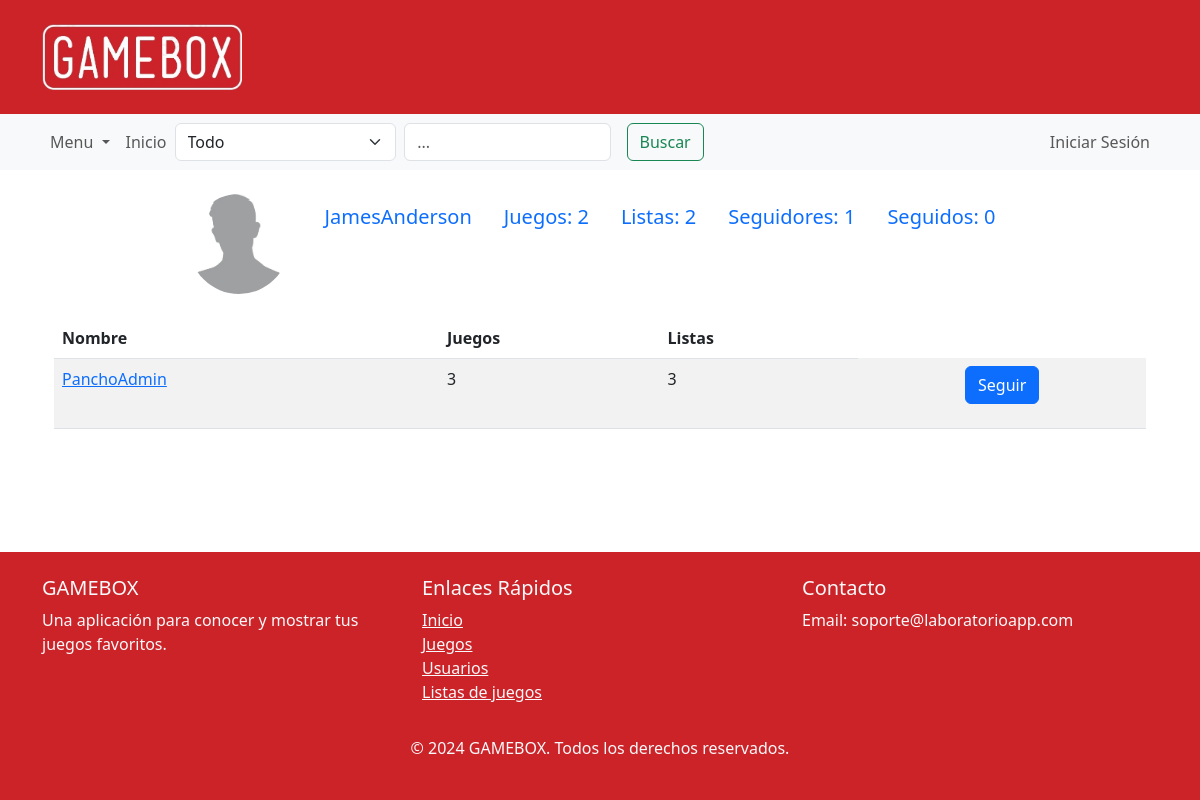
Screenshot of /followers/11 with the database file from the repository.
### domain/models.py (models this page shows, shortened)
class Usuario(models.Model):
    nickname = models.CharField(max_length=30, unique=True)
    foto = models.ImageField(upload_to="media/usuarios/", default="media/usuarios/generica.jpg")
    cuenta = models.OneToOneField(User, on_delete=models.CASCADE)
    objects = UsuarioManager()
    def __str__(self):
        return self.nickname
    def cant_listas_de_juegos(self):
        return self.listas_de_juegos.count()
    def cant_juegos_jugados(self):
        return self.reseñas.count()
    def cant_seguidores(self):
        return self.seguido_por.count()
    def cant_seguidos(self):
        return self.sigue_a.count()

### domain/views.py (the view)
# urls.py: path('followers/<int:id>', SeguidoresController.as_view(), name="followers"),
class SeguidoresController(TemplateView):
    template_name = "accounts/seguidores.html"
    def get_context_data(self, **kwargs):
        context = super().get_context_data(**kwargs)
        user_id = self.kwargs.get('id')
        usuario = Usuario.objects.get(id=user_id)
        user_session = Usuario.objects.get_user_from_request(self.request)
        loSigue = Siguen.objects.filter(seguidor=user_session, seguido=usuario).exists()
        session = Usuario.objects.sesion_perfil_match(user_session,usuario)
        seguidores_relacion = usuario.seguido_por.all()
        seguidores = [relacion.seguidor for relacion in seguidores_relacion]
        follows = self.get_seguidores_con_follow_session(seguidores, user_session)
        context['seguidores'] = seguidores
        context['session'] = session
        context['losigue'] = loSigue
        context['follows'] = follows
        context['userinfo'] = usuario
        return context
    def get_seguidores_con_follow_session(self,seguidores,user_session):
        follows = []
        for seguidor in seguidores:
            follow = Siguen.objects.filter(seguidor=user_session, seguido=seguidor).exists()
            follows.append({
                    'seguidor' : seguidor,
                    'follow': follow
                })
        print(follows)
        return follows

### domain/context_processors.py (called while the page is built)
def search_form(request):
    user_session = Usuario.objects.get_user_from_request(request)
    return {'user_session': user_session}

### domain/models.py (called while the page is built)
    def get_user_from_request(self, request):
        if request.user.is_authenticated:
            try:
                return self.get(cuenta=request.user)
            except self.model.DoesNotExist:
                return None
        return None

    def sesion_perfil_match(self,user_session,user):
        session=False
        if user_session:
            session = user == user_session
        return session

### domain/templates/accounts/seguidores.html (shortened to what this page needs)
<!DOCTYPE html>
{% extends 'accounts/profile.html' %}
{% block content %}
<div class="container">
  <table class="table table-striped">
    <thead>
      <tr>
        <th scope="col">Nombre</th>
        <th scope="col">Juegos</th>
        <th scope="col">Listas</th>
      </tr>
    </thead>
    <tbody>
      {% for contenido in follows %}
      <tr>
        <td>
          <a href="{% url 'profile' id=contenido.seguidor.id %}">{{ contenido.seguidor.nickname }}</a>
        </td>
        <td>{{ contenido.seguidor.cant_juegos_jugados }}</td>
        <td>{{ contenido.seguidor.cant_listas_de_juegos }}</td>
        <td>
        <div class="text-center mb-3">
            {% if not contenido.follow %}
            <form method="post" action="{% url 'seguir_usuario' usuario_id=contenido.seguidor.id %}?next={{ request.path }}">
              <button type="submit" class="btn btn-primary">Seguir</button>
            </form>
            {% else %}
            <form method="post" action="{% url 'dejarSeguirUsuario' usuario_id=contenido.seguidor.id %}?next={{ request.path }}">
              {% csrf_token %}
              <button type="submit" class="btn btn-secondary">Dejar De Seguir</button>
            </form>
            {% endif %}
        </div>
        </td>
      </tr>
      {% endfor %}
    </tbody>
  </table>
</div>
{% endblock %}

### domain/templates/navs/profile_nav.html (shortened to what this page needs)
<!DOCTYPE html>
<html lang="en">
<head>
</head>
<body>
<div class="container">
    <br>
    <ul class="nav justify-content-center">
        {% if session %}
        <li class="nav-item">
            <img src="{{ user_session.foto.url }}" alt="Foto de perfil" class="profile-img">
        </li>
        <li class="nav-item">
          <a class="nav-link active" aria-current="page" href="{% url 'profile' id=user_session.id %}">
              <span class="fs-5">{{ user_session }}</span>
          </a>
      </li>
        <li class="nav-item">
            <a href="{% url 'edit_profile' %}" class="btn btn-primary">
                <span class="fs-5">Editar Perfil</span>
            </a>
        </li>
        <li class="nav-item">
            <a class="nav-link active" aria-current="page" href="{% url 'yourGames' id_usuario=user_session.id %}">
                <span class="fs-5">Juegos: {{ user_session.cant_juegos_jugados }}</span>
            </a>
        </li>
        <li class="nav-item">
            <a class="nav-link" href="{% url 'yourLists' id_usuario=user_session.id %}">
                <span class="fs-5">Listas: {{ user_session.cant_listas_de_juegos }}</span>
            </a>
        </li>
        <li class="nav-item">
            <a class="nav-link" href="{% url 'followers' id=user_session.id %}">
                <span class="fs-5">Seguidores: {{ user_session.cant_seguidores }}</span>
            </a>
        </li>
        <li class="nav-item">
            <a class="nav-link" href="{% url 'follow' id=user_session.id %}">
                <span class="fs-5">Seguidos: {{ user_session.cant_seguidos }}</span>
            </a>
        </li>
        {% else %}
        <li class="nav-item">
          <img src="{{ userinfo.foto.url }}" alt="Foto de perfil" class="profile-img">
        </li>
        <li class="nav-item">
          <a class="nav-link active" aria-current="page" href="{% url 'profile' id=userinfo.id %}">
              <span class="fs-5">{{ userinfo }}</span>
          </a>
        </li>
        <li class="nav-item">
            <a class="nav-link" href="{% url 'yourGames' id_usuario=userinfo.id %}">
                <span class="fs-5">Juegos: {{ userinfo.cant_juegos_jugados }}</span>
            </a>
        </li>
        <li class="nav-item">
            <a class="nav-link" href="{% url 'yourLists' id_usuario=userinfo.id %}">
                <span class="fs-5">Listas: {{ userinfo.cant_listas_de_juegos }}</span>
            </a>
        </li>
        <li class="nav-item">
            <a class="nav-link" href="{% url 'followers' id=userinfo.id %}">
                <span class="fs-5">Seguidores: {{ userinfo.cant_seguidores }}</span>
            </a>
        </li>
        <li class="nav-item">
            <a class="nav-link" href="{% url 'follow' id=userinfo.id %}">
                <span class="fs-5">Seguidos: {{ userinfo.cant_seguidos }}</span>
            </a>
        </li>
        {% endif %}
    </ul>
</div>
</body>
</html>

### static/domain/styles.css (style rules this page uses)
html, body { height: 100%; }
img { width: 200px; height: auto; object-fit: contain; }

### domain/templates/navs/profile_nav.html (style rules this page uses)
.profile-img { width: 100px; height: 100px; object-fit: cover; border-radius: 50%; margin-right: 20px; }

### rows the page displays
Usuario: foto (picture), nickname "JamesAnderson", cant_juegos_jugados "2", cant_listas_de_juegos "2", cant_seguidores "1", cant_seguidos "0"
Usuario: seguidor.nickname "PanchoAdmin", seguidor.cant_juegos_jugados "3", seguidor.cant_listas_de_juegos "3"
